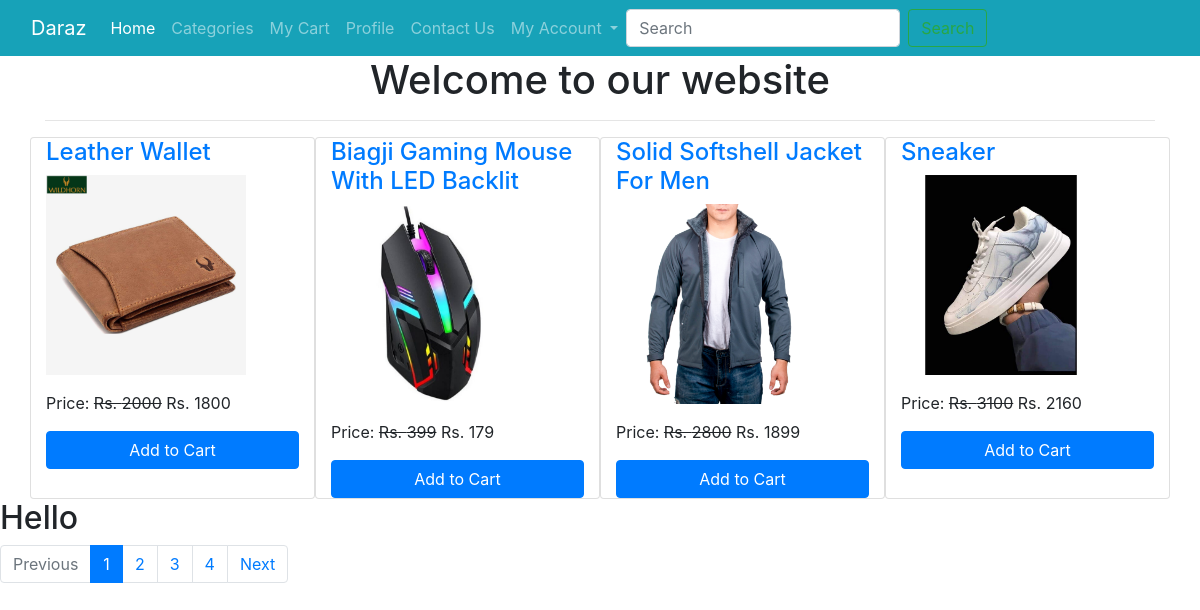
The page / on the database its author committed.
### ecomapp/models.py (models this page shows, shortened)
class Product(models.Model):
    title = models.CharField(max_length=200)
    slug = models.SlugField(unique=True)
    category = models.ForeignKey(Category, on_delete=models.CASCADE)
    image = models.ImageField(upload_to="products")
    marked_price = models.PositiveIntegerField()
    selling_price = models.PositiveIntegerField()
    description = models.TextField()
    warranty = models.CharField(max_length=300, null=True, blank=True)
    return_policy = models.CharField(max_length=300, null=True, blank=True)
    view_count = models.PositiveIntegerField(default=0)

### ecomapp/views.py (the view)
# urls.py: path('', HomeView.as_view(), name="home"),
class HomeView(EcomMixin, TemplateView):
    template_name = "home.html"
    def get_context_data(self, **kwargs):
        context = super().get_context_data(**kwargs)
        allproducts = Product.objects.all().order_by("-id")
        paginator = Paginator(allproducts, 4)
        page_number = self.request.GET.get('page')
        product_list = paginator.get_page(page_number)
        context['product_list'] = product_list
        return context

### ecomapp/views.py (called while the page is built)
    def dispatch(self, request, *args, **kwargs):
        cart_id = request.session.get("cart_id")
        if cart_id:
            cart_obj = Cart.objects.get(id=cart_id)
            if request.user.is_authenticated and request.user.customer:
                cart_obj.customer = request.user.customer
                cart_obj.save()
        return super().dispatch(request, *args, **kwargs)

### templates/home.html (shortened to what this page needs)
{% extends 'main.html' %}
{% block content %}
    <h1 class="text-center">Welcome to our website</h1>
    <div class="container">
        <hr>
        <div class="row mt-3">
            {% for product in product_list %}
            <div class="col-md-3 card">
            <h4><a href="{% url 'ecomapp:product-detail' product.slug %}">{{product.title}}</a></h4>
                <img src="{{product.image.url}}" alt="" width="200px" class="img-fluid" style="height: 2500;object-fit:cover;">
                <p class="mt-3">Price: <strike>Rs. {{product.marked_price}}</strike> Rs. {{product.selling_price}}</p>
                <a href="{% url 'ecomapp:add-to-cart' product.id %}" class="btn btn-primary">Add to Cart</a>
            </div>
            {% endfor %}
        </div>
    </div>
    <h2>Hello</h2>
    <nav aria-label="...">
        <ul class="pagination">
            {% if product_list.has_previous %}
            <li class="page-item">
                <a class="page-link" href="?page={{product_list.previous_page_number}}">Previous</a>
            </li>
            {% else %}
            <li class="page-item disabled">
                <a class="page-link" href="#" tableindex="-1" aria-disabled="true">Previous</a>
            </li>
            {% endif %}
            {% for i in product_list.paginator.page_range %}
            {% if i == product_list.number %}
            <li class="page-item active"><a class="page-link">{{i}}</a></li>
            {% else %}
            <li class="page-item"><a class="page-link" href="?page={{i}}">{{i}}</a></li>
            {% endif %}
            {% endfor %}
            {% if product_list.has_next %}
            <li class="page-item">
                <a class="page-link" href="?page={{ product_list.next_page_number }}">Next</a>
            </li>
            {% else %}
            <li class="page-item disabled">
                <a class="page-link" href="#" tableindex="-1" aria-disabled="true">Next</a>
            </li>
            {% endif %}
        </ul>
    </nav>
{% endblock %}

### rows shown on the page
Product: title "Leather Wallet", image (picture), marked_price "2000", selling_price "1800"
Product: title "Biagji Gaming Mouse With LED Backlit", image (picture), marked_price "399", selling_price "179"
Product: title "Solid Softshell Jacket For Men", image (picture), marked_price "2800", selling_price "1899"
Product: title "Sneaker", image (picture), marked_price "3100", selling_price "2160"

### other values the page prints
{{ i }} "1"
{{ i }} "2" "3" "4"
